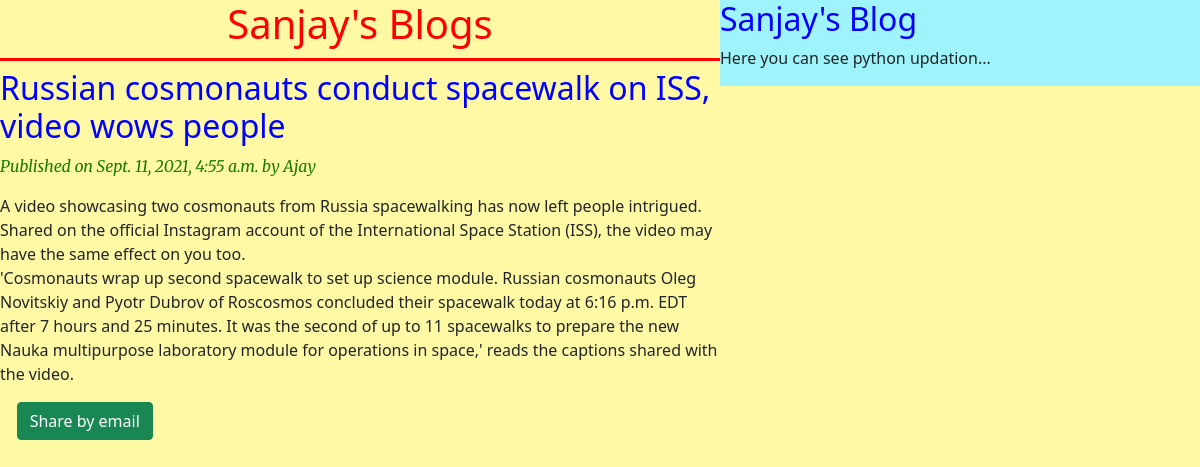
/2021/09/11/russian-cosmonauts-conduct-spacewalk-iss-video-wows-people/, run on the app's committed database.
### blog/models.py (models this page shows, shortened)
class Post(models.Model):
    STATUS_CHOICES = (('draft', 'Draft'),('published', 'Published'))
    title = models.CharField(max_length=256)
    slug = models.SlugField(max_length=256, unique_for_date='publish')
    author = models.ForeignKey(User, on_delete=models.CASCADE, related_name='blog_posts')
    body = models.TextField()
    publish = models.DateTimeField(default=timezone.now)
    created = models.DateTimeField(auto_now_add=True)
    updated = models.DateTimeField(auto_now=True)
    status = models.CharField(max_length=256, choices=STATUS_CHOICES, default='draft')
    objects = CustomManager()
    class Meta:
        ordering = ('-publish',)

### blog/views.py (the view)
# urls.py: path('<int:year>/<int:month>/<int:day>/<slug:post>/', views.post_detail_view, name = 'post_detail'),
def post_detail_view(request, year, month, day, post):
    post = get_object_or_404(Post, slug=post,
                             status='published',
                             publish__year=year,
                             publish__month=month,
                             publish__day=day)
    return render(request, 'blog/post_detail.html', {'post':post})

### blog/models.py (called while the page is built)
    def get_queryset(self):
        return super().get_queryset().filter(status='published')

### templates/blog/post_detail.html (shortened to what this page needs)
<!DOCTYPE html>
{% extends 'blog/base.html' %}
{% block content %}
<h1>Sanjay's Blogs</h1>
    <h2>{{post.title}}</h2>
    <p id="date"> Published on {{post.publish}} by {{post.author | title}} </p>
    {{post.body | linebreaks}}
    <a href="/{{post.id}}/share" class="btn btn-success">Share by email</a>
{% endblock %}

### static/css/post_list.css (style rules this page uses)
h1 { color: rgb(255, 0, 0); text-align: center; border-bottom: red solid; padding-bottom: 10px; }
h2 { color: blue; }
body { background-color: rgb(255, 249, 166); }
#date { font-style: italic; color: rgb(26, 124, 3); font-family: 'Merriweather', serif; }

### data on the page
Post: title "Russian cosmonauts conduct spacewalk on ISS, video wows people", publish "Sept. 11, 2021, 4:55 a.m.", author "Ajay", body "A video showcasing two cosmonauts from Russia spacewalking has now left people intrigued. Shared on the official Instagram account of the International Space Station (ISS), the video may have the same effect on you too. 'Cosmonauts wrap up second spacewalk to set up science module. Russian cosmonauts Oleg Novitskiy and Pyotr Dubrov of Roscosmos concluded their spacewalk today at 6:16 p.m. EDT after 7 hours and 25 minutes. It was the second of up to 11 spacewalks to prepare the new Nauka multipurpose laboratory module for operations in space,' reads the captions shared with the video."
